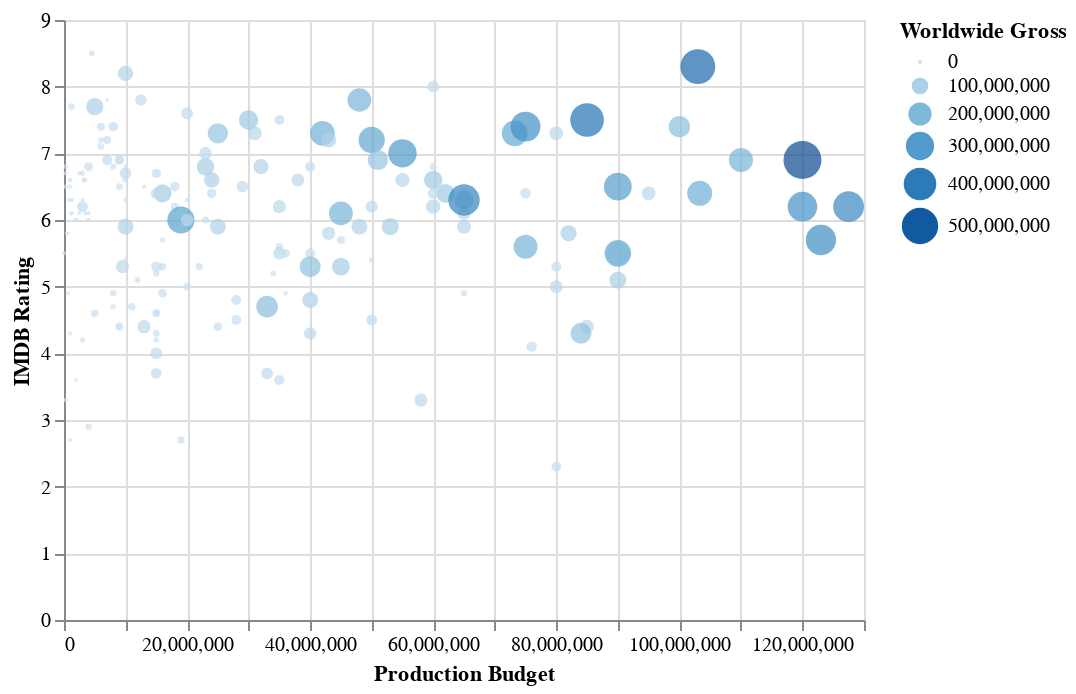

Here is the notebook cell this chart was saved with:
### Markdown cell above
What does this visualization tell you?  Do you see any meaningful relationships or patterns?

### Code cell
alt.Chart(movies_2000).mark_point(filled=True).encode(
    alt.X('Production Budget'),   # a column from our DataFrame for the X axis
    alt.Y('IMDB Rating'),     # a column from our DataFrame for the Y axis
    alt.Size('Worldwide Gross'),         # a column from our DataFrame for the size of the data glyphs
    alt.Color('Worldwide Gross'),
    alt.OpacityValue(0.7)
)

### Figure 1 — Vega-Lite specification as saved in the notebook (floating-point values rounded to 4 significant figures; data arrays with more than 128 entries replaced by an {"elided": "..."} marker saying what was removed)
{"$schema": "https://vega.github.io/schema/vega-lite/v4.8.1.json", "config": {"view": {"continuousHeight": 300, "continuousWidth": 400}}, "data": {"name": "data-9c04fdc4ff1a9aa627dcb3d444d8bbc7"}, "datasets": {"data-9c04fdc4ff1a9aa627dcb3d444d8bbc7": {"elided": "188 records"}}, "encoding": {"color": {"field": "Worldwide Gross", "type": "quantitative"}, "opacity": {"value": 0.7}, "size": {"field": "Worldwide Gross", "type": "quantitative"}, "x": {"field": "Production Budget", "type": "quantitative"}, "y": {"field": "IMDB Rating", "type": "quantitative"}}, "mark": {"filled": true, "type": "point"}}
